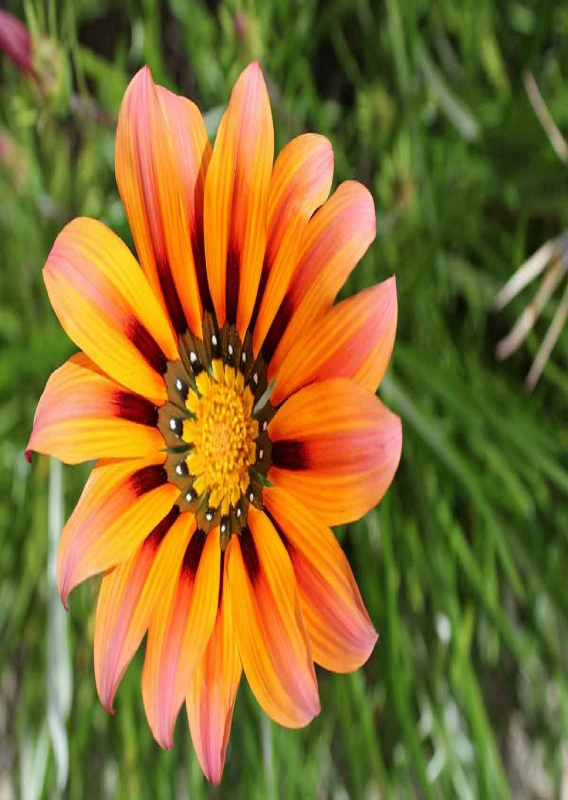
#> input picture a.jpg, 1136 x 1600 px (shown at 1/2 size)
$ python Task4b.py
#> lines starting #> are read from the running program, lines starting #| are printed output that depends on the picture
import cv2
import numpy
flower1 = cv2.imread("a.jpg")
#> flower1 is the input picture: shape (1600, 1136, 3); mean B, G, R 45.6, 109.7, 134.2
flower2 = cv2.imread("b.jpg")
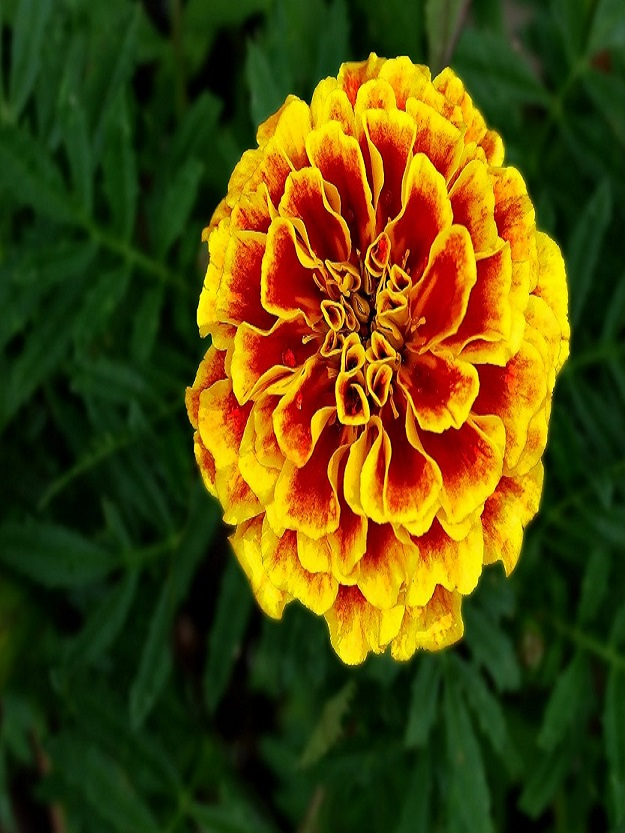
#> input picture b.jpg, 625 x 833 px
#> flower2 is the input picture: shape (833, 625, 3); mean B, G, R 10, 71, 79.2


#Show original flower1
cv2.imshow("flw1" , flower1)
cv2.waitKey()
cv2.destroyAllWindows
 #Show original flower2
cv2.imshow("flw1" , flower2)
cv2.waitKey()
cv2.destroyAllWindows

#Crop the flower1
cropfl1 = flower1[:699 , 255: -256]
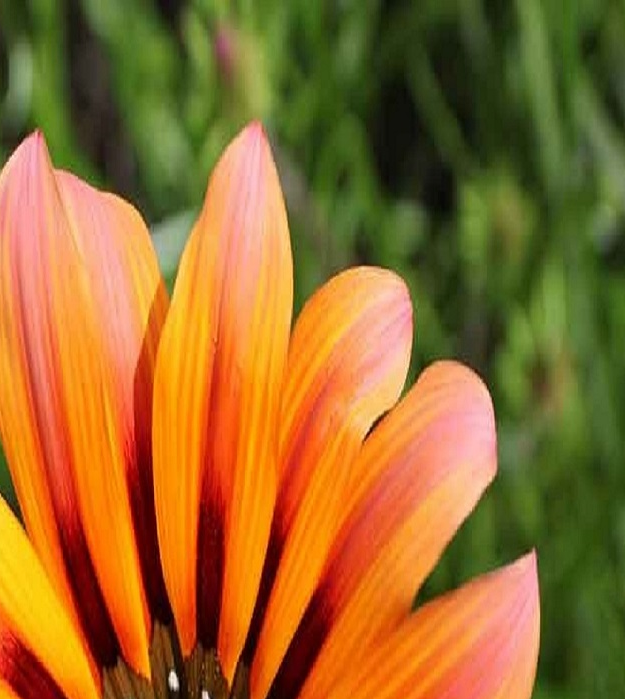
#> cropfl1: shape (699, 625, 3); mean B, G, R 43.5, 105.9, 150.3
cv2.imshow("f1" , cropfl1)
cv2.waitKey()
cv2.destroyAllWindows()

#Crop the flower2
cropf2 = flower2[:699 , : ]
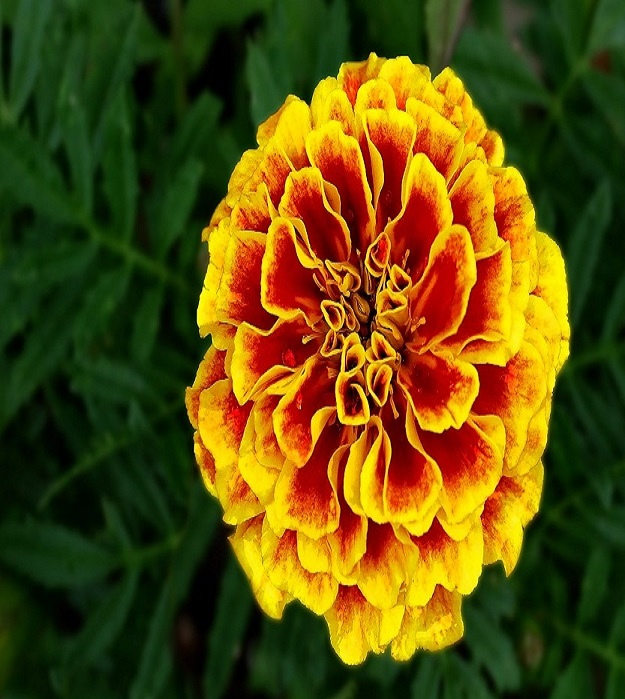
#> cropf2: shape (699, 625, 3); mean B, G, R 10.1, 76.6, 91.5
cv2.imshow("f1" , cropf2)
cv2.waitKey()
cv2.destroyAllWindows()

cropfl1 = flower1[:699 , 255: -256]
cropfl1a = cropfl1[: , 312: ]
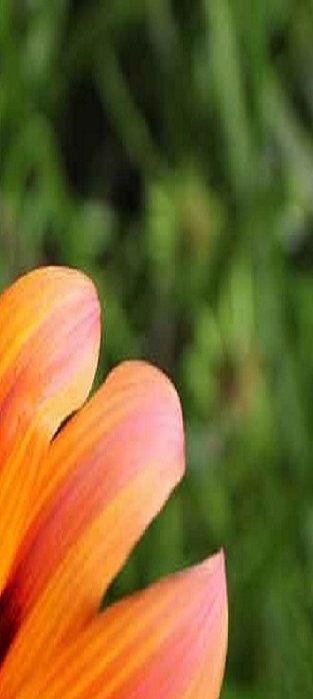
#> cropfl1a: shape (699, 313, 3); mean B, G, R 44.5, 99.9, 119.8
cv2.imshow("f1" , cropfl1a)
cv2.waitKey()
cv2.destroyAllWindows()
cropf2 = flower2[:699 , : ]
cropf2a=cropf2[: , : 312]
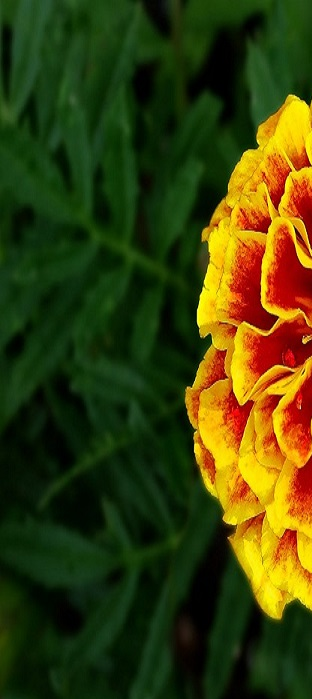
#> cropf2a: shape (699, 312, 3); mean B, G, R 9.4, 62.1, 57.8
cv2.imshow("f1" , cropf2a)
cv2.waitKey()
cv2.destroyAllWindows()
fl12=numpy.hstack((cropfl1a , cropf2a))
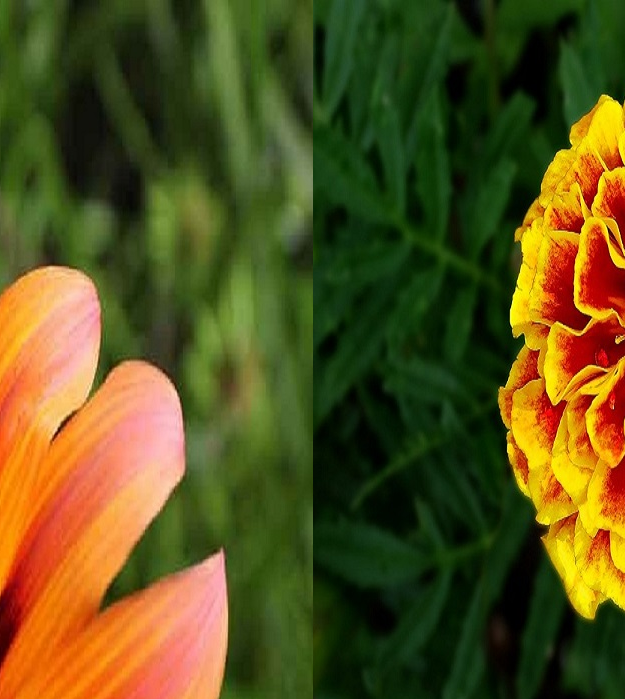
#> fl12: shape (699, 625, 3); mean B, G, R 27, 81, 88.9
cv2.imshow("f1" , fl12)
cv2.waitKey()
cv2.destroyAllWindows()


# Cropping Image and paste over other

photo = cv2.imread("IMG_20200203_145021.jpg")
cv2.imshow("pic", photo)
cv2.waitKey()
cv2.destroyAllWindows()
#> (the run stopped early here; a loop or call above may not have finished)
